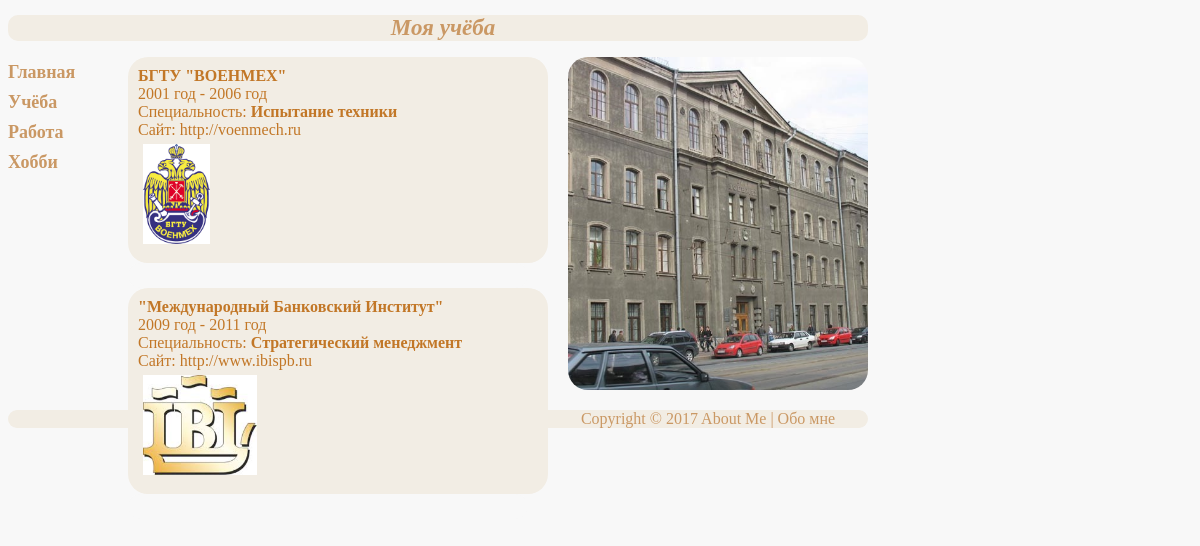
Page /teach/ on the committed database.
### mainapp/models.py (models this page shows, shortened)
class Teach(models.Model):
    universitet = models.CharField(verbose_name='Университет', max_length=32, unique=True)
    specials = models.CharField(verbose_name='Специализация', max_length=32, blank=True)
    site = models.CharField(verbose_name='Сайт', max_length=64, blank=True)
    datestart = models.CharField(verbose_name='Дата поступления', blank=True, max_length=32)
    dateend = models.CharField(verbose_name='Дата окончания', blank=True, max_length=32)
    image = models.ImageField(upload_to='img', blank=True)

### mainapp/views.py (the view)
# urls.py: url(r'^teach/$', teach, name="teach"),
def teach(request):
    place_of_teach = Teach.objects.all()
    return render_to_response("teach.html", {'place_of_teach': place_of_teach})

### templates/teach.html
{% extends "base.html" %}
{% block title %}
<div class="center">Моя учёба</div>
{% endblock %}
{% block text %}
    <div>
    {% for teach in place_of_teach %}
        <div>
               <b>{{teach.universitet}}</b><br>
               {{teach.datestart}} - {{teach.dateend}}<br>
               Специальность: <b>{{teach.specials}}</b><br>
               Сайт: {{teach.site}}<br>
               <img src="{{teach.image.url}}" height="100"/><br>
        </div>
        <div class='inline'></div>
    {% endfor %}
    </div>
    <img class="big" src="/static/teach.jpg"/>
{% endblock %}

### static/style.css (style rules this page uses)
body { background: #f8f8f8; align: center; }
img { margin: 5px; }
.big { margin: 0; width: 300px; margin-left: 20px; border-radius: 20px; }
.text div { float: left; width: 400px; display: block; border-color: lightsteelblue; border-radius: 20px; margin-right: 20px; color: #C27727; }
.text div div { display: table-cell; background-color: #F2EDE4; padding: 10px; text-align: justify; }
.text div .inline { display: table-cell; background-color: #f8f8f8; height: 5px; margin: 1px; float: none; }
.center { display: block; float: none; width: 850px; background-color: #F2EDE4; border-radius: 10px; padding-left: 10px; text-align: center; align: center; }

### rows in the picture
Teach: universitet "БГТУ \"ВОЕНМЕХ\"", datestart "2001 год", dateend "2006 год", specials "Испытание техники", site "http://voenmech.ru", image (picture)
Teach: universitet "\"Международный Банковский Институт\"", datestart "2009 год", dateend "2011 год", specials "Стратегический менеджмент", site "http://www.ibispb.ru", image (picture)
